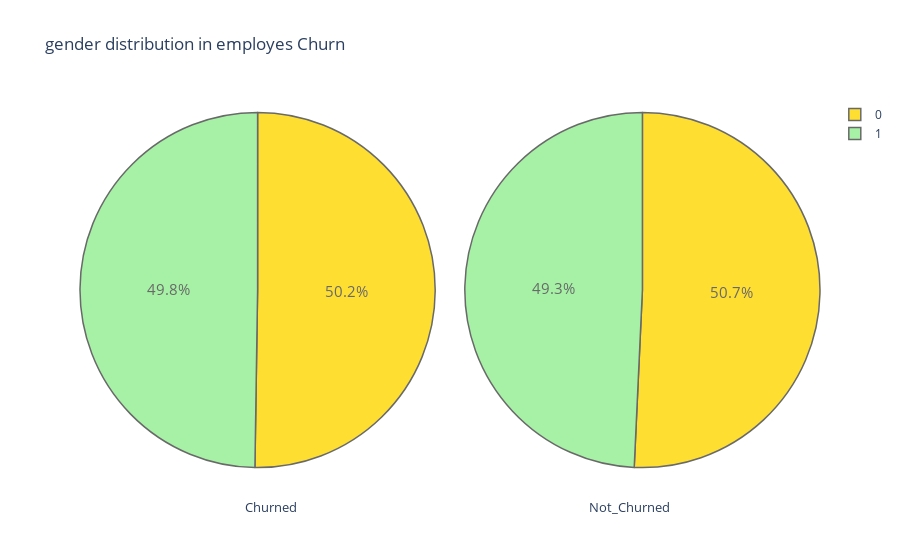
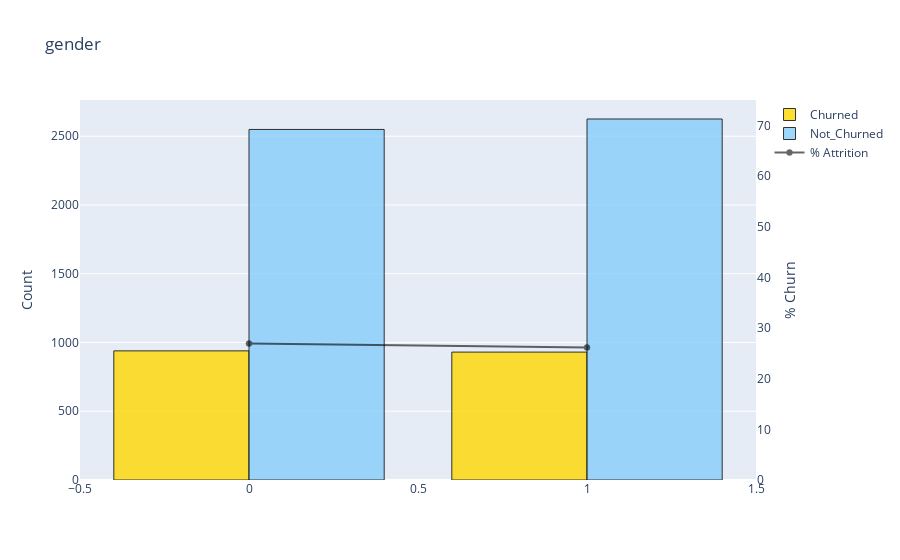

Write notebook code for charts like these, in order.
### Code cell
plot_pie('gender')
barplot('gender',True)

plot_pie('tenure')
barplot('tenure', True)

plot_pie('PhoneService')
barplot('PhoneService', True)

plot_pie('MultipleLines')
barplot('MultipleLines',True)

plot_pie('InternetService')
barplot('InternetService',True)

plot_pie('OnlineSecurity')
barplot('OnlineSecurity',True)

plot_pie('DeviceProtection')
barplot('DeviceProtection',True)

plot_pie('TechSupport')
barplot('TechSupport', True)

plot_pie('StreamingTV')
barplot('StreamingTV',True)

plot_pie('StreamingMovies')
barplot('StreamingMovies',True)

plot_pie('Contract')
barplot('Contract',True)

### Figure 1 — Plotly figure (JSON) as saved in the notebook; plotly's stock layout.template omitted (floating-point values rounded to 4 significant figures)
{"data": [{"domain": {"x": [0, 0.48]}, "hoverinfo": "label+percent+name", "labels": [0, 1], "marker": {"colors": ["gold", "lightgreen", "lightcoral", "lightskyblue", "lightgrey", "orange", "white", "lightpink"], "line": {"width": 1.5}}, "name": "Churn employes", "opacity": 0.8, "textfont": {"size": 15}, "type": "pie", "values": [939, 930]}, {"domain": {"x": [0.52, 1]}, "hoverinfo": "label+percent+name", "labels": [1, 0], "marker": {"colors": ["gold", "lightgreen", "lightcoral", "lightskyblue", "lightgrey", "orange", "white", "lightpink"], "line": {"width": 1.5}}, "name": "Non Churn employes", "opacity": 0.8, "textfont": {"size": 15}, "type": "pie", "values": [2625, 2549]}], "layout": {"annotations": [{"font": {"size": 13}, "showarrow": false, "text": "Churned", "x": 0.22, "y": -0.1}, {"font": {"size": 13}, "showarrow": false, "text": "Not_Churned", "x": 0.8, "y": -0.1}], "title": {"text": "gender distribution in employes Churn "}}}

### Figure 2 — Plotly figure (JSON) as saved in the notebook; plotly's stock layout.template omitted (floating-point values rounded to 4 significant figures)
{"data": [{"marker": {"color": "gold", "line": {"color": "#000000", "width": 1}}, "name": "Churned", "opacity": 0.8, "type": "bar", "x": [0, 1], "y": [939, 930]}, {"marker": {"color": "lightskyblue", "line": {"color": "#000000", "width": 1}}, "name": "Not_Churned", "opacity": 0.8, "type": "bar", "x": [1, 0], "y": [2625, 2549]}, {"marker": {"color": "black", "line": {"color": "#000000", "width": 0.5}}, "name": "% Attrition", "opacity": 0.6, "type": "scatter", "x": [0, 1], "y": [26.92, 26.16], "yaxis": "y2"}], "layout": {"title": {"text": "gender"}, "yaxis": {"title": {"text": "Count"}}, "yaxis2": {"anchor": "x", "overlaying": "y", "range": [0, 75], "showgrid": false, "side": "right", "title": {"text": "% Churn"}, "zeroline": false}}}
